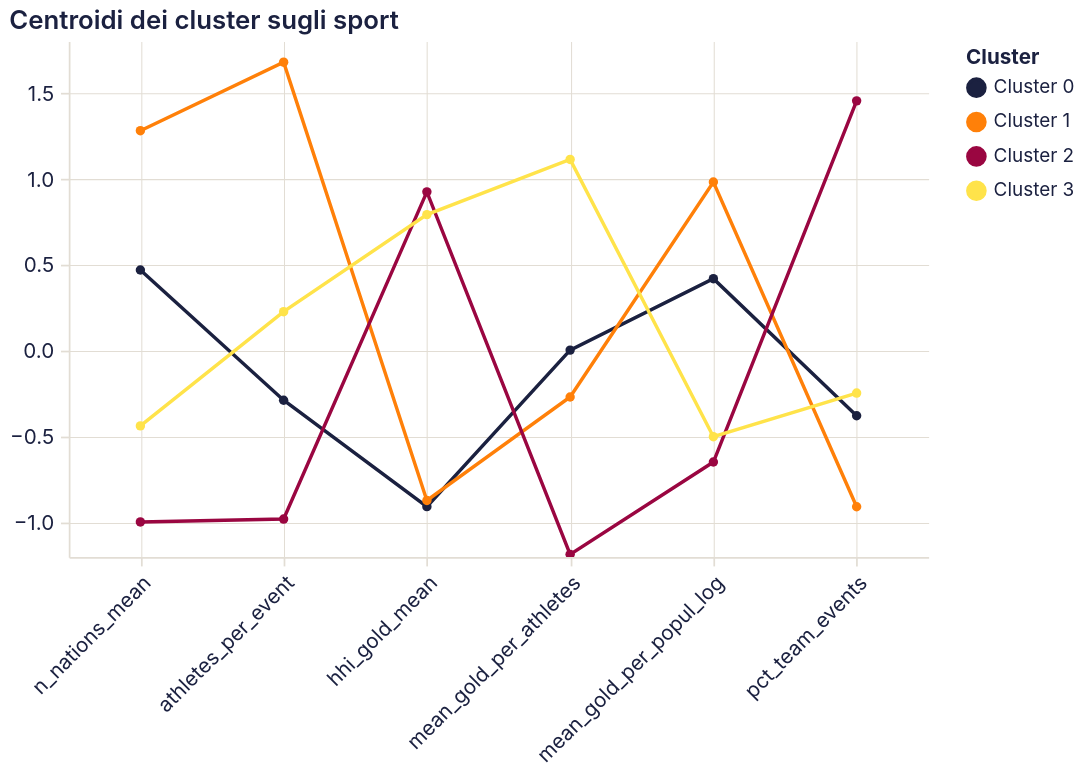

Specify this chart in Vega-Lite:
### Vega-Lite specification from a JSON file in a GitHub repository (floating-point values rounded to 4 significant figures)
{"$schema": "https://vega.github.io/schema/vega-lite/v5.20.1.json", "config": {"arc": {"fill": "#1b2140"}, "area": {"fill": "#1b2140", "fillOpacity": 0.15, "line": true}, "axis": {"domainColor": "#e2ddd4", "grid": true, "gridColor": "#e2ddd4", "gridWidth": 0.6, "labelAngle": 0, "labelColor": "#1b2140", "labelFont": "Inter, system-ui, -apple-system, BlinkMacSystemFont, 'Segoe UI', Roboto, sans-serif", "labelFontSize": 12, "labelFontWeight": 400, "labelPadding": 4, "tickColor": "#e2ddd4", "tickSize": 5, "titleColor": "#1b2140", "titleFont": "Inter, system-ui, -apple-system, BlinkMacSystemFont, 'Segoe UI', Roboto, sans-serif", "titleFontSize": 12, "titleFontWeight": 600}, "axisBand": {"grid": false}, "background": "transparent", "bar": {"fill": "#1b2140"}, "legend": {"labelColor": "#1b2140", "labelFont": "Inter, system-ui, -apple-system, BlinkMacSystemFont, 'Segoe UI', Roboto, sans-serif", "labelFontSize": 11, "padding": 4, "symbolType": "circle", "titleColor": "#1b2140", "titleFont": "Inter, system-ui, -apple-system, BlinkMacSystemFont, 'Segoe UI', Roboto, sans-serif", "titleFontSize": 12}, "line": {"stroke": "#1b2140", "strokeWidth": 2}, "mark": {"color": "#1b2140"}, "path": {"stroke": "#1b2140"}, "point": {"fill": "#1b2140", "filled": true}, "range": {"category": ["#1b2140", "#ff8009", "#9a0641", "#ffe34a", "#e7b6af", "#0088b0", "#e03830"]}, "rect": {"fill": "#1b2140"}, "shape": {"stroke": "#1b2140"}, "symbol": {"fill": "#1b2140"}, "title": {"anchor": "start", "color": "#1b2140", "font": "Inter, system-ui, -apple-system, BlinkMacSystemFont, 'Segoe UI', Roboto, sans-serif", "fontSize": 15, "fontWeight": 600, "subtitleColor": "#1b2140", "subtitleFont": "Inter, system-ui, -apple-system, BlinkMacSystemFont, 'Segoe UI', Roboto, sans-serif"}, "view": {"continuousHeight": 300, "continuousWidth": 400, "fill": null, "stroke": null}}, "data": {"name": "data-3778f41a1fb8b89fc86d1e77b4babd15"}, "datasets": {"data-3778f41a1fb8b89fc86d1e77b4babd15": [{"cluster": "Cluster 0", "feature": "n_nations_mean", "valore": 0.4693}, {"cluster": "Cluster 1", "feature": "n_nations_mean", "valore": 1.28}, {"cluster": "Cluster 2", "feature": "n_nations_mean", "valore": -0.9962}, {"cluster": "Cluster 3", "feature": "n_nations_mean", "valore": -0.4375}, {"cluster": "Cluster 0", "feature": "athletes_per_event", "valore": -0.2883}, {"cluster": "Cluster 1", "feature": "athletes_per_event", "valore": 1.678}, {"cluster": "Cluster 2", "feature": "athletes_per_event", "valore": -0.9796}, {"cluster": "Cluster 3", "feature": "athletes_per_event", "valore": 0.2268}, {"cluster": "Cluster 0", "feature": "hhi_gold_mean", "valore": -0.9072}, {"cluster": "Cluster 1", "feature": "hhi_gold_mean", "valore": -0.8717}, {"cluster": "Cluster 2", "feature": "hhi_gold_mean", "valore": 0.9239}, {"cluster": "Cluster 3", "feature": "hhi_gold_mean", "valore": 0.7917}, {"cluster": "Cluster 0", "feature": "mean_gold_per_athletes", "valore": 0.003348}, {"cluster": "Cluster 1", "feature": "mean_gold_per_athletes", "valore": -0.2694}, {"cluster": "Cluster 2", "feature": "mean_gold_per_athletes", "valore": -1.185}, {"cluster": "Cluster 3", "feature": "mean_gold_per_athletes", "valore": 1.112}, {"cluster": "Cluster 0", "feature": "mean_gold_per_popul_log", "valore": 0.4188}, {"cluster": "Cluster 1", "feature": "mean_gold_per_popul_log", "valore": 0.9814}, {"cluster": "Cluster 2", "feature": "mean_gold_per_popul_log", "valore": -0.6477}, {"cluster": "Cluster 3", "feature": "mean_gold_per_popul_log", "valore": -0.5003}, {"cluster": "Cluster 0", "feature": "pct_team_events", "valore": -0.3785}, {"cluster": "Cluster 1", "feature": "pct_team_events", "valore": -0.9081}, {"cluster": "Cluster 2", "feature": "pct_team_events", "valore": 1.453}, {"cluster": "Cluster 3", "feature": "pct_team_events", "valore": -0.2465}]}, "encoding": {"color": {"field": "cluster", "title": "Cluster", "type": "nominal"}, "tooltip": [{"field": "cluster", "type": "nominal"}, {"field": "feature", "type": "nominal"}, {"field": "valore", "type": "quantitative"}], "x": {"axis": {"labelAngle": -45}, "field": "feature", "sort": ["n_nations_mean", "athletes_per_event", "hhi_gold_mean", "mean_gold_per_athletes", "mean_gold_per_popul_log", "pct_team_events"], "title": null, "type": "nominal"}, "y": {"field": "valore", "title": "", "type": "quantitative"}}, "height": 300, "mark": {"point": true, "type": "line"}, "params": [{"bind": "scales", "name": "param_1", "select": {"encodings": ["x", "y"], "type": "interval"}}], "title": "Centroidi dei cluster sugli sport", "width": 500}
